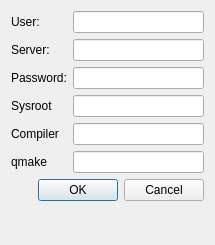
<?xml version="1.0" encoding="UTF-8"?>
<ui version="4.0">
 <class>AddCompilationHostDialog</class>
 <widget class="QDialog" name="AddCompilationHostDialog">
  <property name="geometry">
   <rect>
    <x>0</x>
    <y>0</y>
    <width>215</width>
    <height>245</height>
   </rect>
  </property>
  <property name="windowTitle">
   <string>Dialog</string>
  </property>
  <property name="layoutDirection">
   <enum>Qt::LeftToRight</enum>
  </property>
  <layout class="QFormLayout" name="formLayout">
   <property name="fieldGrowthPolicy">
    <enum>QFormLayout::AllNonFixedFieldsGrow</enum>
   </property>
   <item row="1" column="0" colspan="2">
    <widget class="QDialogButtonBox" name="addCNButtonBox">
     <property name="sizePolicy">
      <sizepolicy hsizetype="Expanding" vsizetype="Fixed">
       <horstretch>0</horstretch>
       <verstretch>0</verstretch>
      </sizepolicy>
     </property>
     <property name="layoutDirection">
      <enum>Qt::LeftToRight</enum>
     </property>
     <property name="orientation">
      <enum>Qt::Horizontal</enum>
     </property>
     <property name="standardButtons">
      <set>QDialogButtonBox::Cancel|QDialogButtonBox::Ok</set>
     </property>
     <property name="centerButtons">
      <bool>false</bool>
     </property>
    </widget>
   </item>
   <item row="0" column="0" colspan="2">
    <layout class="QFormLayout" name="settingsLayout">
     <item row="0" column="0">
      <widget class="QLabel" name="userLabel">
       <property name="text">
        <string>User:</string>
       </property>
      </widget>
     </item>
     <item row="0" column="1">
      <widget class="QLineEdit" name="inputUserLineEdit"/>
     </item>
     <item row="1" column="0">
      <widget class="QLabel" name="serverLabel">
       <property name="text">
        <string>Server:</string>
       </property>
      </widget>
     </item>
     <item row="1" column="1">
      <widget class="QLineEdit" name="inputServerLineEdit"/>
     </item>
     <item row="2" column="0">
      <widget class="QLabel" name="passwordLabel">
       <property name="text">
        <string>Password:</string>
       </property>
      </widget>
     </item>
     <item row="2" column="1">
      <widget class="QLineEdit" name="inputPasswordLineEdit">
       <property name="enabled">
        <bool>true</bool>
       </property>
      </widget>
     </item>
     <item row="3" column="0">
      <widget class="QLabel" name="sysrootLabel">
       <property name="text">
        <string>Sysroot</string>
       </property>
      </widget>
     </item>
     <item row="3" column="1">
      <widget class="QLineEdit" name="inputSysrootLineEdit">
       <property name="text">
        <string/>
       </property>
      </widget>
     </item>
     <item row="4" column="0">
      <widget class="QLabel" name="compilerLabel">
       <property name="text">
        <string>Compiler</string>
       </property>
      </widget>
     </item>
     <item row="4" column="1">
      <widget class="QLineEdit" name="inputCompilerLineEdit">
       <property name="text">
        <string/>
       </property>
      </widget>
     </item>
     <item row="5" column="0">
      <widget class="QLabel" name="qmakeLabel">
       <property name="text">
        <string>qmake</string>
       </property>
      </widget>
     </item>
     <item row="5" column="1">
      <widget class="QLineEdit" name="inputQmakeLineEdit">
       <property name="text">
        <string/>
       </property>
      </widget>
     </item>
    </layout>
   </item>
  </layout>
 </widget>
 <resources/>
 <connections>
  <connection>
   <sender>addCNButtonBox</sender>
   <signal>accepted()</signal>
   <receiver>AddCompilationHostDialog</receiver>
   <slot>accept()</slot>
   <hints>
    <hint type="sourcelabel">
     <x>248</x>
     <y>254</y>
    </hint>
    <hint type="destinationlabel">
     <x>157</x>
     <y>274</y>
    </hint>
   </hints>
  </connection>
  <connection>
   <sender>addCNButtonBox</sender>
   <signal>rejected()</signal>
   <receiver>AddCompilationHostDialog</receiver>
   <slot>reject()</slot>
   <hints>
    <hint type="sourcelabel">
     <x>316</x>
     <y>260</y>
    </hint>
    <hint type="destinationlabel">
     <x>286</x>
     <y>274</y>
    </hint>
   </hints>
  </connection>
 </connections>
</ui>
